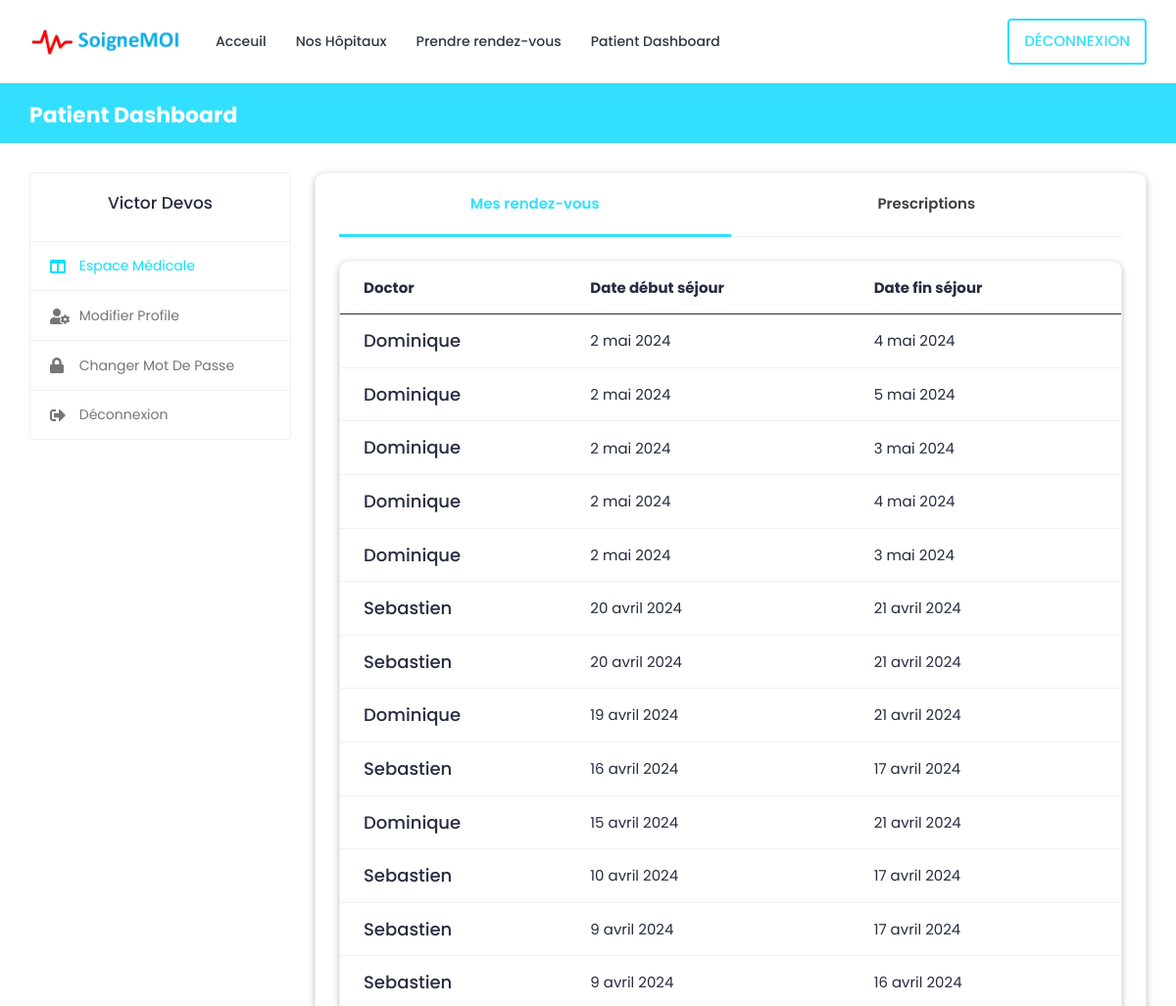
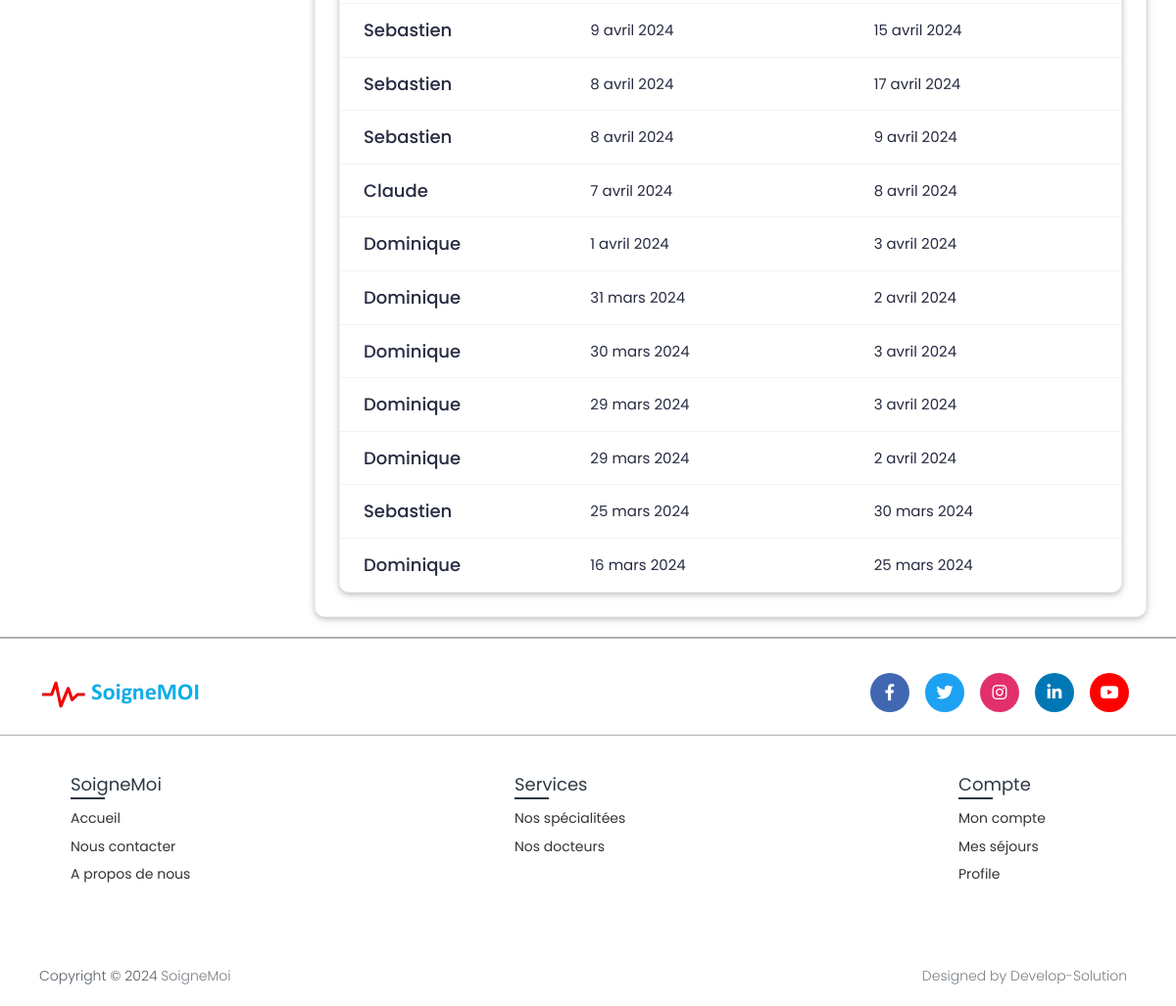
Screenshot of /patient-dashboard/ (signed in) with the database file from the repository (2 pictures, top to bottom).
### book/models.py (models this page shows, shortened)
class Patient(models.Model):
    patient_id = models.AutoField(primary_key=True)
    user = models.OneToOneField(User, on_delete=models.CASCADE, null=True, blank=True, related_name='patient')
    first_name = models.CharField(max_length=200, null=True, blank=True)
    last_name = models.CharField(max_length=200, null=True, blank=True)
    phone_number = models.CharField(max_length=10,null=True, blank=True)
    address = models.CharField(max_length=200, null=True, blank=True)
    date_of_birth = models.DateField(null=True, blank=True)
    serial_number = models.CharField(max_length=200, null=True, blank=True)

class Appointment(models.Model):
    appointment_id = models.AutoField(primary_key=True)
    doctor_time_slots = models.ForeignKey(DoctorTimeSlots, null=True, on_delete=models.CASCADE)
    start_date = models.DateField(null=True, blank=True)
    end_date = models.DateField(null=True, blank=True)
    motif = models.TextField(null=False, blank=False)
    doctor = models.ForeignKey(Doctor, on_delete=models.CASCADE, null=False, blank=False)
    patient = models.ForeignKey(Patient, on_delete=models.CASCADE, null=False, blank=False)
    serial_number = models.CharField(max_length=200, null=True, blank=True)
    choise_speciality=models.ForeignKey(Specialization, on_delete=models.CASCADE, null=True, blank=True)
    class Meta:
        verbose_name_plural = "Appointment"

class Doctor(models.Model):
    doctor_id = models.AutoField(primary_key=True)
    user = models.OneToOneField(User, on_delete=models.CASCADE, null=True, blank=True, related_name='profile')
    first_name = models.CharField(max_length=200, null=True)
    last_name = models.CharField(max_length=200, null=True)
    specialization = models.ForeignKey(Specialization, on_delete=models.SET_NULL, null=True, blank=True)
    phone_number = models.CharField(max_length=200, null=True, blank=True)
    date_of_birth = models.DateField(null=True, blank=True)
    reg_number = models.CharField(max_length=6, null=True, blank=True)
    hospital_name = models.ForeignKey(Hospital, on_delete=models.SET_NULL, null=True, blank=True)

### book/views.py (the view)
# urls.py: path('patient-dashboard/', PatientDashboardView.as_view(), name='patient-dashboard'),
class PatientDashboardView(LoginRequiredMixin, View):
    def get(self, request):
        if request.user.is_patient:
            self.patient = Patient.objects.get(user=request.user)
            self.appointments = Appointment.objects.filter(patient=self.patient).order_by('-start_date')
            self.prescription = Prescription.objects.filter(patient=self.patient).order_by('-prescription_id')
            context = {'patient': self.patient, 'appointments': self.appointments, 'prescription': self.prescription}
        else:
            return redirect('logout')
        return render(request, 'book/patient/patient-dashboard.html', context)

### templates/book/patient/patient-dashboard.html (shortened to what this page needs)
{% extends 'book/base.html' %}
{% block content %}
{% load static %}
  <body>
    <div class="main-wrapper">
      <div class="breadcrumb-bar">
        <div class="container-fluid">
          <div class="row align-items-center">
            <div class="col-md-12 col-12">
              <h2 class="breadcrumb-title">Patient Dashboard</h2>{% include 'book/message.html' %}
            </div>
          </div>
        </div>
      </div>
      <div class="content">
        <div class="container-fluid">
          <div class="row">
            <div class="col-md-5 col-lg-4 col-xl-3 theiaStickySidebar">
              <div>{% include 'book/patient/patient-sidebar.html' %}</div>
            </div>
            <div class="col-md-7 col-lg-8 col-xl-9">
              <div class="card">
                <div class="card-body pt-0">
                  <nav class="user-tabs mb-4">
                    <ul class="nav nav-tabs nav-tabs-bottom nav-justified">
                      <li class="nav-item">
                        <a
                          class="nav-link active"
                          href="#pat_appointments"
                          data-toggle="tab"
                          >Mes rendez-vous</a
                        >
                      </li>
                      <li class="nav-item">
                        <a
                          class="nav-link"
                          href="#pat_prescriptions"
                          data-toggle="tab"
                          >Prescriptions</a
                        >
                      </li>
                    </ul>
                  </nav>
                  <div class="tab-content pt-0">
                    <div
                      id="pat_appointments"
                      class="tab-pane show active"
                    >
                      <div class="card card-table mb-0">
                        <div class="card-body">
                          <div class="table-responsive">
                            <table class="table table-hover table-center mb-0">
                              <thead>
                                <tr>
                                  <th>Doctor</th>
                                  <th>Date début séjour</th>
                                  <th>Date fin séjour</th>
                                </tr>
                              </thead>
                              <tbody>
                                {% for appointment in appointments %}
                                <tr>
                                  <td>
                                      <h4 class="mb-0">{{ appointment.doctor.first_name }}</h4>
                                  </td>
                                  <td>
                                    {{appointment.start_date}}
                                  </td>
                                   <td>
                                    {{appointment.end_date}}
                                  </td>
                                </tr>
                                {% endfor %}
                              </tbody>
                            </table>
                          </div>
                        </div>
                      </div>
                    </div>
                  </div>
                </div>
              </div>
            </div>
          </div>
        </div>
      </div>
  </body>
{% endblock content %}

### templates/book/patient/patient-sidebar.html
{% load static %}
<body>
    <div class="profile-sidebar">
      <div class="widget-profile pro-widget-content">
        <div class="profile-info-widget">
          <div class="profile-det-info">
            <h3>{{patient.first_name}} {{ patient.last_name}}</h3>
          </div>
        </div>
      </div>
      <div class="dashboard-widget">
        <nav class="dashboard-menu sidebar">
          <ul>
            <li class="active">
              <a href="{% url 'patient-dashboard' %}" class="nav-link">
                <i class="fas fa-columns"></i>
                <span>Espace médicale</span>
              </a>
            </li>
            <li>
              <a href="{% url 'profile-settings' %}" class="nav-link">
                <i class="fas fa-user-cog"></i>
                <span>Modifier profile</span>
              </a>
            </li>
            <li>
              <a href="{% url 'change-password' pk=user.id%}" class="nav-link">
                <i class="fas fa-lock"></i>
                <span>Changer mot de passe</span>
              </a>
            </li>
            <li>
              <a href="{% url 'logout' %}" class="nav-link">
                <i class="fas fa-sign-out-alt"></i>
                <span>Déconnexion</span>
              </a>
            </li>
          </ul>
        </nav>
      </div>
    </div>
</body>

### static/SGM/css/hospital.css (style rules this page uses)
.card { display: block; margin-bottom: 20px; line-height: 1.42857143; background-color: #fff; border-radius: 10px; box-shadow: 0 2px 5px 0 rgba(0,0,0,0.16),0 2px 10px 0 rgba(0,0,0,0.12); transition: box-shadow .25s; }

### rows the page displays
Patient: first_name "Victor", last_name "Devos"
Appointment: doctor.first_name "Dominique", start_date "2 mai 2024", end_date "4 mai 2024"
Appointment: doctor.first_name "Dominique", start_date "2 mai 2024", end_date "5 mai 2024"
Appointment: doctor.first_name "Dominique", start_date "2 mai 2024", end_date "3 mai 2024"
Appointment: doctor.first_name "Dominique", start_date "2 mai 2024", end_date "4 mai 2024"
Appointment: doctor.first_name "Dominique", start_date "2 mai 2024", end_date "3 mai 2024"
Appointment: doctor.first_name "Sebastien", start_date "20 avril 2024", end_date "21 avril 2024"
Appointment: doctor.first_name "Sebastien", start_date "20 avril 2024", end_date "21 avril 2024"
Appointment: doctor.first_name "Dominique", start_date "19 avril 2024", end_date "21 avril 2024"
Appointment: doctor.first_name "Sebastien", start_date "16 avril 2024", end_date "17 avril 2024"
Appointment: doctor.first_name "Dominique", start_date "15 avril 2024", end_date "21 avril 2024"
Appointment: doctor.first_name "Sebastien", start_date "10 avril 2024", end_date "17 avril 2024"
Appointment: doctor.first_name "Sebastien", start_date "9 avril 2024", end_date "17 avril 2024"
Appointment: doctor.first_name "Sebastien", start_date "9 avril 2024", end_date "16 avril 2024"
Appointment: doctor.first_name "Sebastien", start_date "9 avril 2024", end_date "15 avril 2024"
Appointment: doctor.first_name "Sebastien", start_date "8 avril 2024", end_date "17 avril 2024"
Appointment: doctor.first_name "Sebastien", start_date "8 avril 2024", end_date "9 avril 2024"
Appointment: doctor.first_name "Claude", start_date "7 avril 2024", end_date "8 avril 2024"
Appointment: doctor.first_name "Dominique", start_date "1 avril 2024", end_date "3 avril 2024"
Appointment: doctor.first_name "Dominique", start_date "31 mars 2024", end_date "2 avril 2024"
Appointment: doctor.first_name "Dominique", start_date "30 mars 2024", end_date "3 avril 2024"
Appointment: doctor.first_name "Dominique", start_date "29 mars 2024", end_date "3 avril 2024"
Appointment: doctor.first_name "Dominique", start_date "29 mars 2024", end_date "2 avril 2024"
Appointment: doctor.first_name "Sebastien", start_date "25 mars 2024", end_date "30 mars 2024"
Appointment: doctor.first_name "Dominique", start_date "16 mars 2024", end_date "25 mars 2024"
